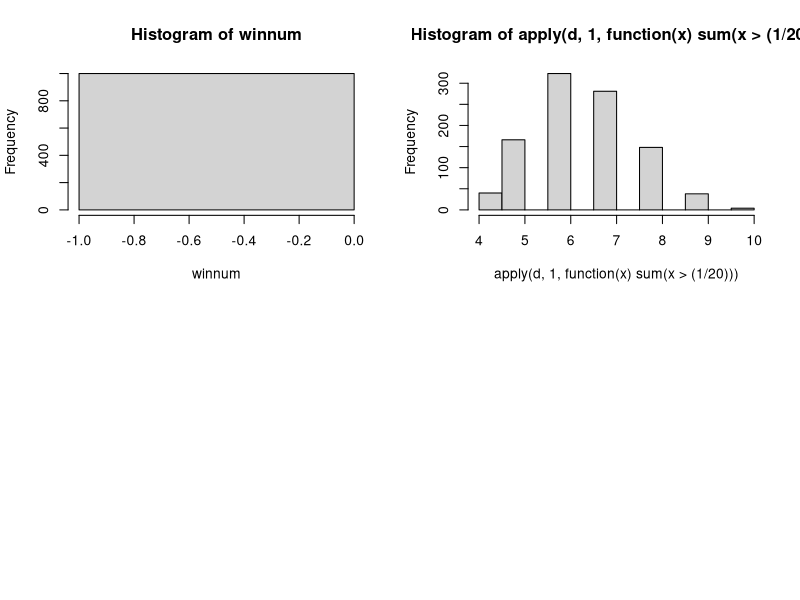

Recreate this plot in R. (Note: this script raises an error after producing the figure.)
##https://www.r-bloggers.com/dirichlet-process-infinite-mixture-models-and-clustering/

par(mfrow=c(2,2))

#higher alpha leads to higher probability of lower values
#alpha of 1 is equal probability across all draws
stick_draw = function(num.vals, alpha) {
  betas = rbeta(num.vals, 1, alpha)
  stick.to.right = c(1, cumprod(1 - betas))[1:num.vals]
  weights = stick.to.right * betas
  weights
}

#low alpha is low pooling; high alpha is diffuse pooling
#you could invert it with a low alpha
len = 20 #length

winnum=matrix(0,1000,1)
cum.breaks=matrix(0,1000,len)
#first number is windows; 
#second is alpha: sets break points...

for(i in 1:1000){
  d=stick_draw(len,20)
  breaks=unique(c(0,cumsum(round(d*len)),len))
  cum.breaks[i,1:length(breaks)]=breaks
  #  print(breaks)
  a=1:len
  testwin=window(a,breaks=breaks)
  winnum[i] = length(levels(testwin))
}

hist(winnum); table(winnum); mean(winnum)
#print('mean')
#apply(cum.breaks,2,mean,na.rm=TRUE)
#print('max')
#apply(cum.breaks[,1:len-1],2,max,na.rm=TRUE)
#print('min')
#apply(cum.breaks[,1:len-1],2,min,na.rm=TRUE)

library(MCMCpack)

#alpha=rep(1,20)
#symmetric is where alpha is a single scalar
alpha=c(.1,.1,1,1,
        2,2,2,2,
        3,3,3,3,
        10,10,10,10)


d=rdirichlet(1000,rev(alpha))
hist(apply(d,1,function(x) sum(x>(1/20)))) #can use the same function as below
print(colSums(d)/nrow(d))

#unique algorithm...
#need proof???
#

####uniform equality partition ....
#50% probability it is equal to next value
#only about 200 combos
winnum=matrix(0,1000,1)
cum.breaks=matrix(as.numeric(NA),1000,20)

for(i in 1:1000){
  mean.wins=round(runif(1)*20); #print(mean.wins)
  a=1:20
  winprob=1-(mean.wins/max(a)); #print(winprob)
  partition=runif(19)>winprob
  if(!any(partition)){next} #skip cases with no breaks (could add as continuous...)
  breaks=which(partition==TRUE)
  breaks = unique(c(0,breaks,max(a)))
  cum.breaks[i,1:length(breaks)]=breaks
  testwin=window(a,breaks=breaks)
  #print(breaks)
  winnum[i] = length(levels(testwin))
}

c.break = apply(cum.breaks,1,function(x) 1:20 %in% x)
print(rowSums(c.break)/1000)

hist(winnum); table(winnum); mean(winnum)
cat('mean window length', 20/mean(winnum))

sum(!duplicated(cum.breaks),margin=1)

print('mean')
apply(cum.breaks,2,mean,na.rm=TRUE)
print('max')
apply(cum.breaks[,1:19],2,max,na.rm=TRUE)
print('min')
apply(cum.breaks[,1:19],2,min,na.rm=TRUE)




####alt idea ---- each is an ind parameter of equality to next value
#then in the mh algorithm, they can be updated
#you can probably figure out using combinotorics the best way 
# to limit window size
# e.g. if probability of equality is .2 ... sum(.2>runif(1000))/1000

#reasonable prior: as likely to equal as not equal...
#should look at that bayesian model from the green book some time...

winnum=matrix(0,1000,1)
cum.breaks=matrix(as.numeric(NA),1000,20)


p=rep(.5,20) # can draw from a proposal support between 0 and 1
#can also use this to sample breaks --  looks really close do dirichelet

for(i in 1:1000){
  equ.draws = runif(20)
  partition = p>equ.draws
  if(!any(partition)){next} #skip cases with no breaks (could add as continuous...)
  breaks=c(0,which(partition==TRUE),20)
  print(breaks)  
  cum.breaks[i,1:length(breaks)]=breaks
  testwin=window(a,breaks=unique(breaks))
  print(breaks)
  winnum[i] = length(levels(testwin))
  
}

hist(winnum); table(winnum); mean(winnum)
cat('mean window length', 20/mean(winnum))


print('mean')
apply(cum.breaks,2,mean,na.rm=TRUE)
print('max')
apply(cum.breaks[,1:19],2,max,na.rm=TRUE)
print('min')
apply(cum.breaks[,1:19],2,min,na.rm=TRUE)



####
#equality constraints sampler; i.e. sampling "breaks" directly
#doesn't work
winnum=matrix(0,1000,1)
cum.breaks=matrix(as.numeric(NA),1000,20)

n.constraints=10
for(i in 1:1000){
  #set uniform partition
  partition = rep(TRUE,length(a)-1)
  #draw random constraints based on n.constraints, 
  #i.e. 1 constraint = equal to the next beta (behind may be more natural)
  partition[sample(head(a,-1),n.constraints)] = FALSE
  if(!any(partition)){next} #skip cases with no breaks (could add as continuous...)
  breaks=c(0,which(partition==TRUE),20)
  print(breaks)  
  cum.breaks[i,1:length(breaks)]=breaks
  testwin=window(a,breaks=unique(breaks))
  print(breaks)
  winnum[i] = length(levels(testwin))
  
}

#hist(winnum); 
table(winnum); mean(winnum)
cat('mean window length', 20/mean(winnum))


print('mean')
apply(cum.breaks,2,mean,na.rm=TRUE)
print('max')
apply(cum.breaks[,1:19],2,max,na.rm=TRUE)
print('min')
apply(cum.breaks[,1:19],2,min,na.rm=TRUE)

sum(!duplicated(cum.breaks),margin=1)
